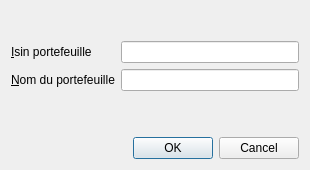
<?xml version="1.0" encoding="UTF-8"?>
<ui version="4.0">
 <class>PortefeuilleInput</class>
 <widget class="QDialog" name="PortefeuilleInput">
  <property name="windowModality">
   <enum>Qt::WindowModal</enum>
  </property>
  <property name="geometry">
   <rect>
    <x>0</x>
    <y>0</y>
    <width>310</width>
    <height>170</height>
   </rect>
  </property>
  <property name="windowTitle">
   <string>Modifier infos portefeuille</string>
  </property>
  <property name="sizeGripEnabled">
   <bool>false</bool>
  </property>
  <property name="modal">
   <bool>true</bool>
  </property>
  <layout class="QVBoxLayout" name="verticalLayout">
   <item>
    <layout class="QFormLayout" name="formLayout">
     <property name="topMargin">
      <number>30</number>
     </property>
     <item row="0" column="0">
      <widget class="QLabel" name="isinLabel">
       <property name="text">
        <string>&amp;Isin portefeuille</string>
       </property>
       <property name="buddy">
        <cstring>isinLineEdit</cstring>
       </property>
      </widget>
     </item>
     <item row="0" column="1">
      <widget class="QLineEdit" name="isinLineEdit"/>
     </item>
     <item row="1" column="0">
      <widget class="QLabel" name="nomDuPortefeuilleLabel">
       <property name="text">
        <string>&amp;Nom du portefeuille</string>
       </property>
       <property name="buddy">
        <cstring>nomDuPortefeuilleLineEdit</cstring>
       </property>
      </widget>
     </item>
     <item row="1" column="1">
      <widget class="QLineEdit" name="nomDuPortefeuilleLineEdit"/>
     </item>
    </layout>
   </item>
   <item>
    <widget class="QDialogButtonBox" name="buttonBox">
     <property name="orientation">
      <enum>Qt::Horizontal</enum>
     </property>
     <property name="standardButtons">
      <set>QDialogButtonBox::Cancel|QDialogButtonBox::Ok</set>
     </property>
    </widget>
   </item>
  </layout>
 </widget>
 <resources/>
 <connections>
  <connection>
   <sender>buttonBox</sender>
   <signal>accepted()</signal>
   <receiver>PortefeuilleInput</receiver>
   <slot>accept()</slot>
   <hints>
    <hint type="sourcelabel">
     <x>248</x>
     <y>254</y>
    </hint>
    <hint type="destinationlabel">
     <x>157</x>
     <y>274</y>
    </hint>
   </hints>
  </connection>
  <connection>
   <sender>buttonBox</sender>
   <signal>rejected()</signal>
   <receiver>PortefeuilleInput</receiver>
   <slot>reject()</slot>
   <hints>
    <hint type="sourcelabel">
     <x>316</x>
     <y>260</y>
    </hint>
    <hint type="destinationlabel">
     <x>286</x>
     <y>274</y>
    </hint>
   </hints>
  </connection>
 </connections>
</ui>
